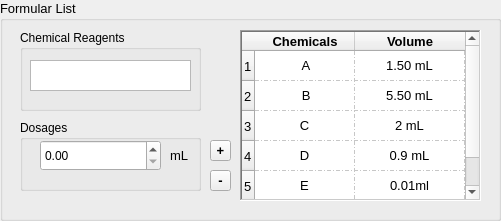
  <widget class="QGroupBox" name="groupBox">
   <property name="geometry">
    <rect>
     <x>40</x>
     <y>90</y>
     <width>501</width>
     <height>221</height>
    </rect>
   </property>
   <property name="font">
    <font>
     <pointsize>10</pointsize>
     <weight>50</weight>
     <bold>false</bold>
    </font>
   </property>
   <property name="title">
    <string>Formular List</string>
   </property>
   <widget class="QTableWidget" name="tableWidget">
    <property name="enabled">
     <bool>true</bool>
    </property>
    <property name="geometry">
     <rect>
      <x>240</x>
      <y>30</y>
      <width>241</width>
      <height>171</height>
     </rect>
    </property>
    <property name="sizePolicy">
     <sizepolicy hsizetype="Expanding" vsizetype="Expanding">
      <horstretch>0</horstretch>
      <verstretch>0</verstretch>
     </sizepolicy>
    </property>
    <property name="baseSize">
     <size>
      <width>3</width>
      <height>3</height>
     </size>
    </property>
    <property name="contextMenuPolicy">
     <enum>Qt::DefaultContextMenu</enum>
    </property>
    <property name="toolTipDuration">
     <number>0</number>
    </property>
    <property name="layoutDirection">
     <enum>Qt::LeftToRight</enum>
    </property>
    <property name="autoFillBackground">
     <bool>false</bool>
    </property>
    <property name="styleSheet">
     <string notr="true"/>
    </property>
    <property name="frameShape">
     <enum>QFrame::WinPanel</enum>
    </property>
    <property name="frameShadow">
     <enum>QFrame::Sunken</enum>
    </property>
    <property name="lineWidth">
     <number>1</number>
    </property>
    <property name="midLineWidth">
     <number>0</number>
    </property>
    <property name="verticalScrollBarPolicy">
     <enum>Qt::ScrollBarAlwaysOn</enum>
    </property>
    <property name="horizontalScrollBarPolicy">
     <enum>Qt::ScrollBarAsNeeded</enum>
    </property>
    <property name="sizeAdjustPolicy">
     <enum>QAbstractScrollArea::AdjustToContents</enum>
    </property>
    <property name="dragEnabled">
     <bool>false</bool>
    </property>
    <property name="showGrid">
     <bool>true</bool>
    </property>
    <property name="gridStyle">
     <enum>Qt::DashDotLine</enum>
    </property>
    <property name="sortingEnabled">
     <bool>false</bool>
    </property>
    <property name="wordWrap">
     <bool>true</bool>
    </property>
    <property name="cornerButtonEnabled">
     <bool>true</bool>
    </property>
    <property name="columnCount">
     <number>2</number>
    </property>
    <attribute name="horizontalHeaderVisible">
     <bool>true</bool>
    </attribute>
    <attribute name="horizontalHeaderCascadingSectionResizes">
     <bool>true</bool>
    </attribute>
    <attribute name="horizontalHeaderHighlightSections">
     <bool>true</bool>
    </attribute>
    <attribute name="horizontalHeaderMinimumSectionSize">
     <number>20</number>
    </attribute>
    <attribute name="horizontalHeaderShowSortIndicator" stdset="0">
     <bool>false</bool>
    </attribute>
    <attribute name="horizontalHeaderStretchLastSection">
     <bool>true</bool>
    </attribute>
    <attribute name="verticalHeaderCascadingSectionResizes">
     <bool>true</bool>
    </attribute>
    <attribute name="verticalHeaderShowSortIndicator" stdset="0">
     <bool>false</bool>
    </attribute>
    <attribute name="verticalHeaderStretchLastSection">
     <bool>false</bool>
    </attribute>
    <row>
     <property name="text">
      <string>1</string>
     </property>
    </row>
    <row>
     <property name="text">
      <string>2</string>
     </property>
    </row>
    <row>
     <property name="text">
      <string>3</string>
     </property>
    </row>
    <row>
     <property name="text">
      <string>4</string>
     </property>
    </row>
    <row>
     <property name="text">
      <string>5</string>
     </property>
    </row>
    <column>
     <property name="text">
      <string>Chemicals</string>
     </property>
     <property name="font">
      <font>
       <pointsize>10</pointsize>
       <weight>75</weight>
       <bold>true</bold>
      </font>
     </property>
     <property name="textAlignment">
      <set>AlignHCenter|AlignBottom</set>
     </property>
     <property name="background">
      <color alpha="4">
       <red>168</red>
       <green>168</green>
       <blue>168</blue>
      </color>
     </property>
    </column>
    <column>
     <property name="text">
      <string>Volume</string>
     </property>
     <property name="font">
      <font>
       <pointsize>10</pointsize>
       <weight>75</weight>
       <bold>true</bold>
       <stylestrategy>PreferDefault</stylestrategy>
      </font>
     </property>
     <property name="textAlignment">
      <set>AlignHCenter|AlignBottom</set>
     </property>
    </column>
    <item row="0" column="0">
     <property name="text">
      <string> A</string>
     </property>
     <property name="textAlignment">
      <set>AlignCenter</set>
     </property>
    </item>
    <item row="0" column="1">
     <property name="text">
      <string>1.50 mL</string>
     </property>
     <property name="textAlignment">
      <set>AlignCenter</set>
     </property>
    </item>
    <item row="1" column="0">
     <property name="text">
      <string> B</string>
     </property>
     <property name="textAlignment">
      <set>AlignCenter</set>
     </property>
    </item>
    <item row="1" column="1">
     <property name="text">
      <string>5.50 mL</string>
     </property>
     <property name="textAlignment">
      <set>AlignCenter</set>
     </property>
    </item>
    <item row="2" column="0">
     <property name="text">
      <string>C</string>
     </property>
     <property name="textAlignment">
      <set>AlignCenter</set>
     </property>
    </item>
    <item row="2" column="1">
     <property name="text">
      <string>2 mL</string>
     </property>
     <property name="textAlignment">
      <set>AlignCenter</set>
     </property>
    </item>
    <item row="3" column="0">
     <property name="text">
      <string>D</string>
     </property>
     <property name="textAlignment">
      <set>AlignCenter</set>
     </property>
    </item>
    <item row="3" column="1">
     <property name="text">
      <string>0.9 mL</string>
     </property>
     <property name="textAlignment">
      <set>AlignCenter</set>
     </property>
    </item>
    <item row="4" column="0">
     <property name="text">
      <string>E</string>
     </property>
     <property name="textAlignment">
      <set>AlignCenter</set>
     </property>
    </item>
    <item row="4" column="1">
     <property name="text">
      <string>0.01ml</string>
     </property>
     <property name="textAlignment">
      <set>AlignCenter</set>
     </property>
    </item>
   </widget>
   <widget class="QGroupBox" name="groupBox_6">
    <property name="geometry">
     <rect>
      <x>20</x>
      <y>30</y>
      <width>181</width>
      <height>81</height>
     </rect>
    </property>
    <property name="font">
     <font>
      <pointsize>9</pointsize>
     </font>
    </property>
    <property name="title">
     <string>Chemical Reagents</string>
    </property>
    <widget class="QTextEdit" name="textEdit">
     <property name="geometry">
      <rect>
       <x>10</x>
       <y>30</y>
       <width>161</width>
       <height>31</height>
      </rect>
     </property>
    </widget>
   </widget>
   <widget class="QGroupBox" name="groupBox_7">
    <property name="geometry">
     <rect>
      <x>20</x>
      <y>120</y>
      <width>181</width>
      <height>71</height>
     </rect>
    </property>
    <property name="font">
     <font>
      <pointsize>9</pointsize>
     </font>
    </property>
    <property name="title">
     <string>Dosages</string>
    </property>
    <widget class="QDoubleSpinBox" name="doubleSpinBox">
     <property name="geometry">
      <rect>
       <x>20</x>
       <y>20</y>
       <width>121</width>
       <height>31</height>
      </rect>
     </property>
    </widget>
    <widget class="QLabel" name="label_2">
     <property name="geometry">
      <rect>
       <x>150</x>
       <y>10</y>
       <width>31</width>
       <height>51</height>
      </rect>
     </property>
     <property name="font">
      <font>
       <pointsize>10</pointsize>
       <weight>50</weight>
       <bold>false</bold>
      </font>
     </property>
     <property name="text">
      <string>mL</string>
     </property>
    </widget>
   </widget>
   <widget class="QToolButton" name="toolButton">
    <property name="geometry">
     <rect>
      <x>210</x>
      <y>140</y>
      <width>21</width>
      <height>21</height>
     </rect>
    </property>
    <property name="font">
     <font>
      <weight>75</weight>
      <bold>true</bold>
     </font>
    </property>
    <property name="text">
     <string>+</string>
    </property>
   </widget>
   <widget class="QToolButton" name="toolButton_2">
    <property name="geometry">
     <rect>
      <x>210</x>
      <y>170</y>
      <width>21</width>
      <height>21</height>
     </rect>
    </property>
    <property name="font">
     <font>
      <weight>75</weight>
      <bold>true</bold>
     </font>
    </property>
    <property name="text">
     <string>-</string>
    </property>
   </widget>
  </widget>
